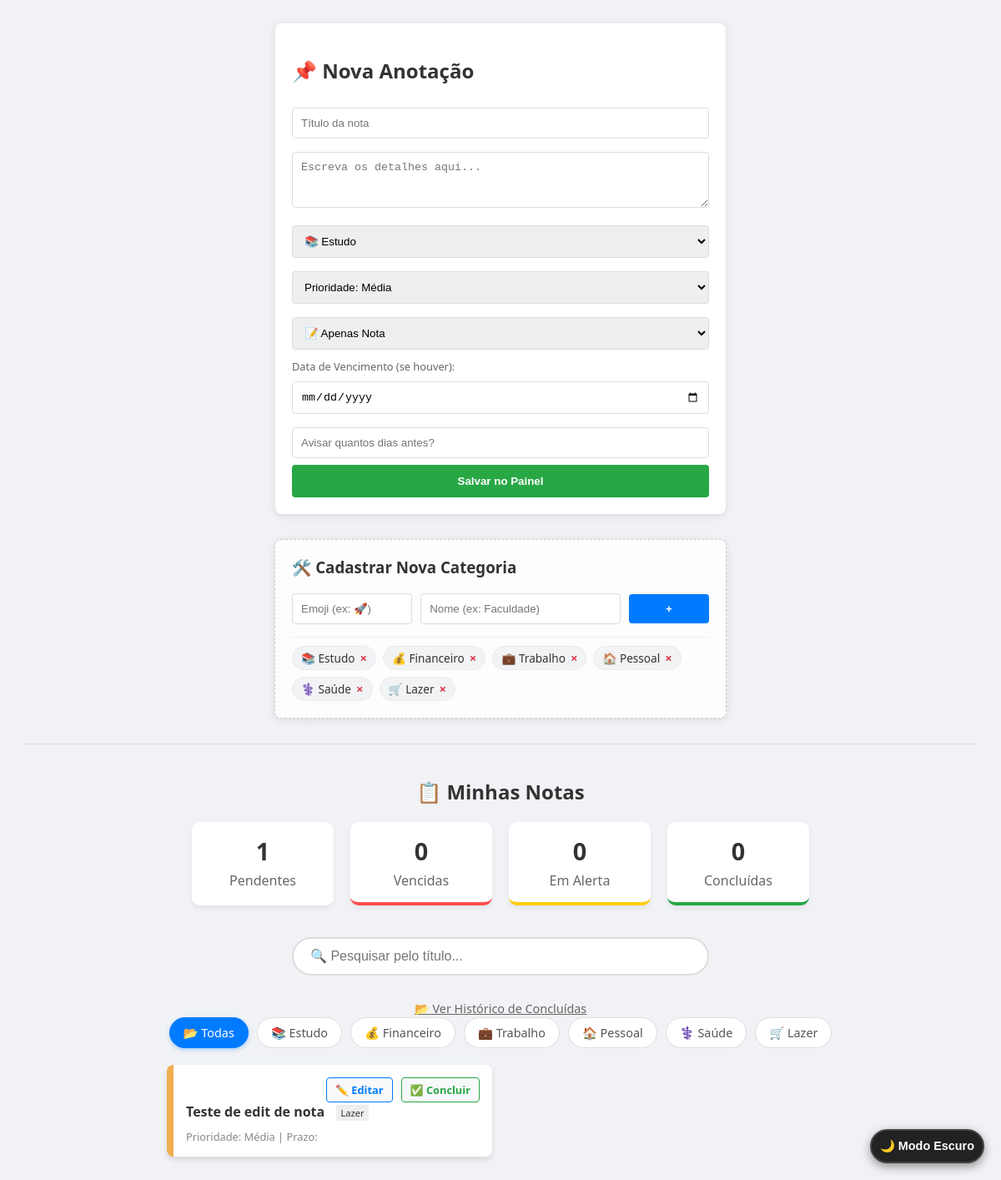
Before: / with the older database file.
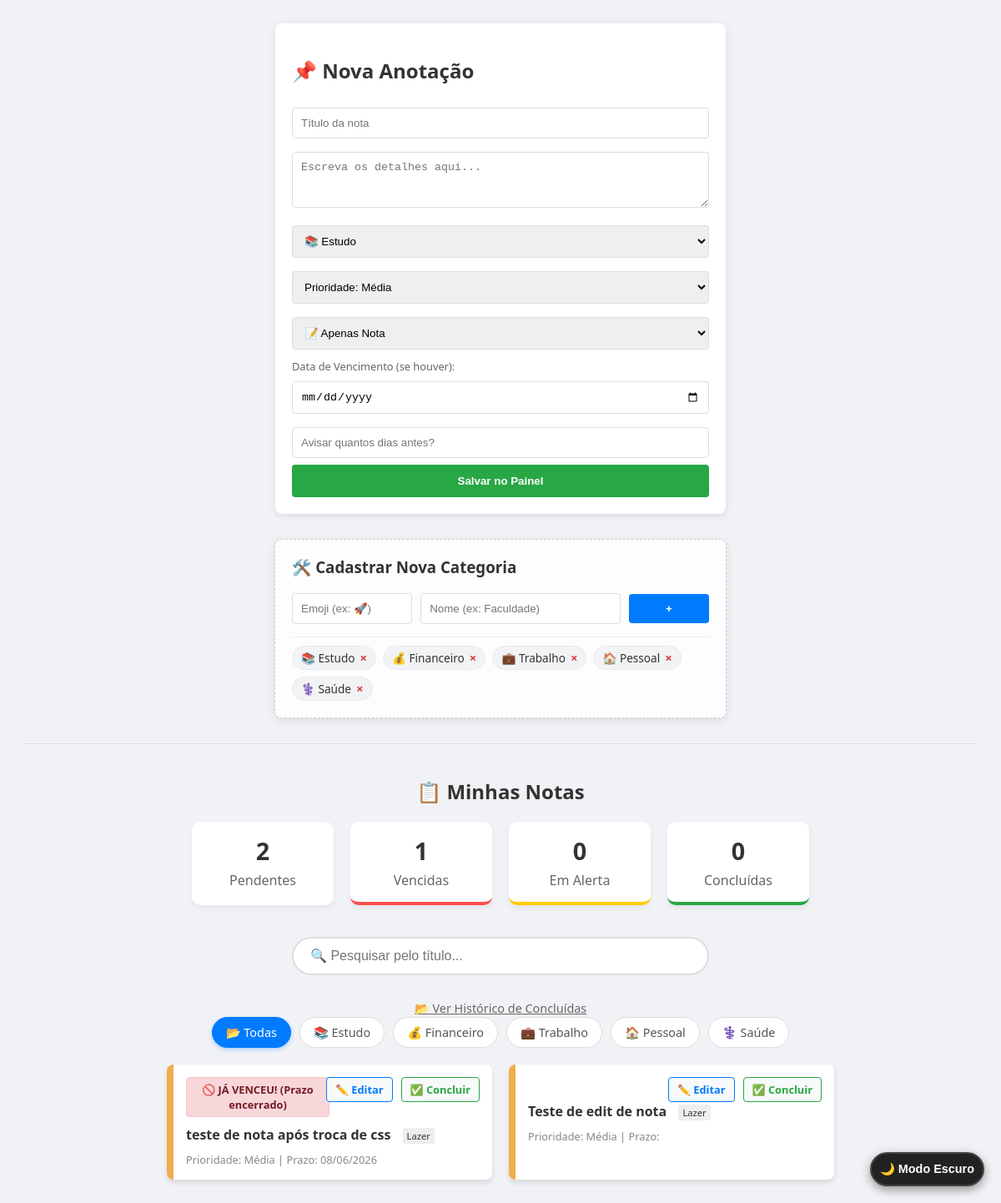
After: the same page with the newer database file.
### tables this page shows
CREATE TABLE categorias (
            id INTEGER PRIMARY KEY AUTOINCREMENT,
            nome TEXT NOT NULL UNIQUE,
            emoji TEXT
        );

CREATE TABLE notas (
            id INTEGER PRIMARY KEY AUTOINCREMENT,
            titulo TEXT NOT NULL,
            conteudo TEXT,
            categoria TEXT, -- Ex: Estudo, Financeiro, Trabalho
            prioridade TEXT, -- Ex: Alta, Média, Baixa
            tipo TEXT, -- Ex: Nota ou Lembrete
            data_criacao TIMESTAMP DEFAULT CURRENT_TIMESTAMP,
            data_vencimento DATE, -- Para os lembretes de conta
            dias_aviso INTEGER, -- Quantos dias antes avisar
            status TEXT DEFAULT 'Ativo' -- Ex: Ativo ou Concluído
        );

### app.py (the view)
@app.route('/')
def index():
    conn = conectar_banco()
    cursor = conn.cursor()
    categoria_filtrada = request.args.get('categoria')
    comando_sql = "SELECT * FROM notas WHERE status = 'Ativo'"
    parametros = []
    if categoria_filtrada and categoria_filtrada != 'Todas':
        comando_sql += " AND categoria = ?"
        parametros.append(categoria_filtrada)
    comando_sql += """
        ORDER BY
            CASE prioridade
                WHEN 'Alta' THEN 1
                WHEN 'Média' THEN 2
                WHEN 'Baixa' THEN 3
                ELSE 4
            END,
            data_criacao DESC
    """
    cursor.execute(comando_sql, parametros)
    notas = cursor.fetchall()
    cursor.execute("SELECT * FROM notas WHERE status = 'Ativo'")
    todas_ativas = cursor.fetchall()
    total = len(todas_ativas)
    vencidas = 0
    alertas = 0
    hoje = date.today()
    for n in todas_ativas:
        if n[7]:
            data_v = datetime.strptime(n[7], '%Y-%m-%d').date()
            diferenca = (data_v - hoje).days
            if diferenca < 0:
                vencidas += 1
            elif diferenca <= (n[8] or 3): #contagem para alerta de aviso ou popar alerta em 3 dias
                alertas +=1
    cursor.execute("SELECT COUNT (*) FROM notas WHERE status = 'Concluido'")
    concluidas_total = cursor.fetchone()[0]
    notas_processadas = []
    for n in notas:
        n_lista = list(n)
        status_visual = ""
        if n[7]: # Se tiver uma data de vencimento
            data_v = datetime.strptime(n[7], '%Y-%m-%d').date()
            diferenca = (data_v - hoje).days
            if diferenca < 0: status_visual = "vencido"
            elif diferenca <= (n[8] or 3): status_visual = "alerta"
            n_lista[7] = data_v.strftime('%d/%m/%Y') #formatação para data brasileira
        n_lista.append(status_visual)
        notas_processadas.append(n_lista)
    cursor.execute("SELECT id, nome, emoji FROM categorias")
    lista_categorias = cursor.fetchall()
    conn.close()
    return render_template('index.html',
                           notas = notas_processadas,
                           total = total,
                           vencidas = vencidas,
                           alertas = alertas,
                           concluidas_total = concluidas_total,
                           categorias = lista_categorias,
                           categoria_ativa = categoria_filtrada or 'Todas')

### app.py (called while the page is built)
def conectar_banco():
    return sqlite3.connect('painel_dados.db')

### templates/index.html (shortened to what this page needs)
<!DOCTYPE html>
<html lang="pt-br">
<head>
    <link rel="stylesheet" href="{{ url_for('static', filename='style.css') }}">
</head>
<body>
    <button class="btn-dark-toggle" id="darkToggle">🌙 Modo Escuro</button>
    <div class="form-container">
        <h2>📌 Nova Anotação</h2>
        <form action="/adicionar" method="POST">
            <input type="text" name="titulo" placeholder="Título da nota" required>
            <textarea name="conteudo" rows="3" placeholder="Escreva os detalhes aqui..."></textarea>
            <select name="categoria" required>
                {% for categoria in categorias %}
                    <option value="{{ categoria[1] }}">{{ categoria[2] }} {{ categoria[1] }}</option>
                {% endfor %}
            </select>
            <select name="prioridade">
                <option value="Média" selected>Prioridade: Média</option>
            </select>
            <select name="tipo">
                <option value="Nota">📝 Apenas Nota</option>
            </select>
            <label style="font-size: 0.8em; color: #666;">Data de Vencimento (se houver):</label>
            <input type="date" name="data_vencimento">
            <input type="number" name="dias_aviso" placeholder="Avisar quantos dias antes?">
            <button type="submit">Salvar no Painel</button>
        </form>
    </div>
    <div class="form-container" style="margin-top: 10px; background: #fdfdfd; border: 1px dashed #ccc;">
        <h3 style="margin-top: 0;">🛠️ Cadastrar Nova Categoria</h3>
        <form action="/adicionar_categoria" method="POST" style="display: flex; gap: 10px; align-items: center; margin-bottom: 15px;">
            <input type="text" name="emoji" placeholder="Emoji (ex: 🚀)" style="width: 30%; margin: 0;" required>
            <input type="text" name="nome" placeholder="Nome (ex: Faculdade)" style="width: 50%; margin: 0;" required>
            <button type="submit" style="width: 20%; padding: 10px; background: #007bff; margin: 0;">+</button>
        </form>
        <div style="display: flex; flex-wrap: wrap; gap: 8px; border-top: 1px solid #eee; padding-top: 10px;">
            {% for categoria in categorias %}
                <div class="categoria-badge" style="background: #f1f3f5; padding: 4px 10px; border-radius: 20px; font-size: 0.85em; display: flex; align-items: center; gap: 6px; border: 1px solid #e9ecef;">
                    <span>{{ categoria[2] }} {{ categoria[1] }}</span>
                    <a href="/excluir_categoria/{{ categoria[0] }}"
                       style="color: #dc3545; text-decoration: none; font-weight: bold; font-size: 1.1em; line-height: 1;"
                       onclick="return confirm('Tem certeza que deseja excluir a categoria &quot;{{ categoria[1] }}&quot;?')">×</a>
                </div>
            {% endfor %}
        </div>
    </div>
    <hr>
    <h2 style="text-align: center; margin-top: 40px;">📋 Minhas Notas</h2>
    <div class="dashboard">
        <div class="card-resumo">
            <h3>{{ total }}</h3>
            <p>Pendentes</p>
        </div>
        <div class="card-resumo" style="border-bottom: 4px solid #ff4d4d;">
            <h3>{{ vencidas }}</h3>
            <p>Vencidas</p>
        </div>
        <div class="card-resumo" style="border-bottom: 4px solid #ffcc00;">
            <h3>{{ alertas }}</h3>
            <p>Em Alerta</p>
        </div>
        <div class="card-resumo" style="border-bottom: 4px solid #28a745;">
            <h3>{{ concluidas_total }}</h3>
            <p>Concluídas</p>
        </div>
    </div>
    <div class="busca-container">
        <input type="text" id="inputBusca" placeholder="🔍 Pesquisar pelo título..." onkeyup="filtrarBusca()">
    </div>
    <div style="text-align: center; margin-top: 10px;">
        <a href="/concluidas" style="color: #666; font-size: 0.9em;">📂 Ver Histórico de Concluídas</a>
    </div>
    <div class="filtros-container">
        <a href="/" class="btn-filtro {% if categoria_ativa == 'Todas' %}active{% endif %}">📂 Todas</a>
        {% for categoria in categorias %}
            <a href="/?categoria={{ categoria[1] }}" class="btn-filtro {% if categoria_ativa == categoria[1] %}active{% endif %}"> {{ categoria[2] }} {{ categoria[1] }} </a>
        {% endfor %}
    </div>
    <div class="notas-container">
        {% for n in notas %}
        <div class="nota-card {{ n[4] }}">
            <a href="/concluir/{{ n[0] }}" class="btn-concluir">✅ Concluir</a>
            <a href="/editar/{{ n[0] }}" class="btn-editar">✏️ Editar</a>
            {% if n[-1] == "vencido" %}
                <div class="alerta-vencido">
                    🚫 JÁ VENCEU! (Prazo encerrado)
                </div>
            {% elif n[-1] == "alerta" %}
                <div class="alerta-vencimento">
                    ⚠️ ATENÇÃO: Vencimento Próximo!
                </div>
            {% endif %}
            <div style="margin-top: 10px; clear: both;">
                <strong>{{ n[1] }}</strong>
                <span class="nota-badge-categoria"> {{ n[3] }} </span>
            </div>
            <div style="font-size: 0.8em; color: #888;">
                Prioridade: {{ n[4] }} |
                Prazo: {{ n[7] }}
            </div>
        </div>
        {% endfor %}
    </div>
</body>
</html>

### static/style.css (style rules this page uses)
body { font-family: 'Segoe UI', sans-serif; background: #f0f2f5; padding: 20px; color: #333; }
hr { border: 0; border-top: 1px solid #ddd; margin: 20px 0; }
.form-container { background: white; padding: 20px; border-radius: 8px; max-width: 500px; margin: 0 auto 30px auto; box-shadow: 0 2px 10px rgba(0,0,0,0.1); }
input, select, textarea { width: 100%; margin: 8px 0; padding: 10px; border: 1px solid #ddd; border-radius: 4px; box-sizing: border-box; }
button { background: #28a745; color: white; border: none; padding: 12px; width: 100%; border-radius: 4px; cursor: pointer; font-weight: bold; }
.dashboard { display: flex; justify-content: center; gap: 20px; margin-bottom: 30px; }
.card-resumo { background: white; padding: 15px 25px; border-radius: 10px; box-shadow: 0 4px 6px rgba(0,0,0,0.05); text-align: center; min-width: 120px; }
.card-resumo h3 { margin: 0; font-size: 1.8em; font-weight: bold; }
.card-resumo p { margin: 5px 0 0 0; color: #666; }
.notas-container { max-width: 800px; margin: 0 auto; display: grid; grid-template-columns: 1fr 1fr; gap: 20px; }
.nota-card { background: white; padding: 15px; border-left: 8px solid #ccc; border-radius: 8px; box-shadow: 0 4px 6px rgba(0,0,0,0.1); transition: transform 0.2s; }
.nota-card.Média { border-left-color: #f0ad4e; }
.nota-badge-categoria { font-size: 0.7em; background: #eee; padding: 2px 5px; border-radius: 3px; margin-left: 10px; }
.alerta-vencimento, .alerta-vencido { padding: 5px; border-radius: 4px; font-size: 0.8em; margin-bottom: 10px; font-weight: bold; text-align: center; display: block; margin-right: 180px; position: relative; z-index: 1; clear: none; }
.alerta-vencido { background: #f8d7da; color: #721c24; border: 1px solid #f5c6cb; }
.btn-concluir, .btn-editar { float: right; background-color: #f8f9fa; padding: 5px 10px; border-radius: 4px; text-decoration: none; font-size: 0.8em; font-weight: bold; position: relative; z-index: 10; }
.btn-concluir { color: #28a745; border: 1px solid #28a745; }
.btn-editar { margin-right: 10px; color: #007bff; border: 1px solid #007bff; }
.filtros-container { display: flex; justify-content: center; gap: 10px; margin-bottom: 20px; flex-wrap: wrap; }
.btn-filtro { padding: 8px 16px; background: white; border: 1px solid #ddd; border-radius: 20px; text-decoration: none; color: #555; font-size: 0.9em; transition: all 0.3s; }
.btn-filtro.active { background: #007bff; color: white; border-color: #007bff; box-shadow: 0 2px 5px rgba(0,123,255,0.3); }
.busca-container { max-width: 500px; margin: 0 auto 20px auto; }
#inputBusca { width: 100%; padding: 12px 20px; border: 2px solid #ddd; border-radius: 25px; font-size: 1em; outline: none; transition: border-color 0.3s; }
.btn-dark-toggle { position: fixed; bottom: 20px; right: 20px; width: auto !important; background: #222; color: #fff; border: 2px solid #444; padding: 10px 10px; border-radius: 50px; cursor: pointer; font-size: 0.9em; box-shadow: 0 4px 12px rgba(0,0,0,0.4); z-index: 9999; transition: all 0.2s ease; }

Changed rows visible on the page:
removed categorias: emoji "🛒", nome "Lazer"
added notas: shows "🚫 JÁ VENCEU! (Prazo encerrado)", titulo "teste de nota após troca de css", categoria "Lazer", prioridade "Média", data_vencimento "08/06/2026"
Other visible differences:
{{ total }}: "1" → "2"
{{ vencidas }}: "0" → "1"
